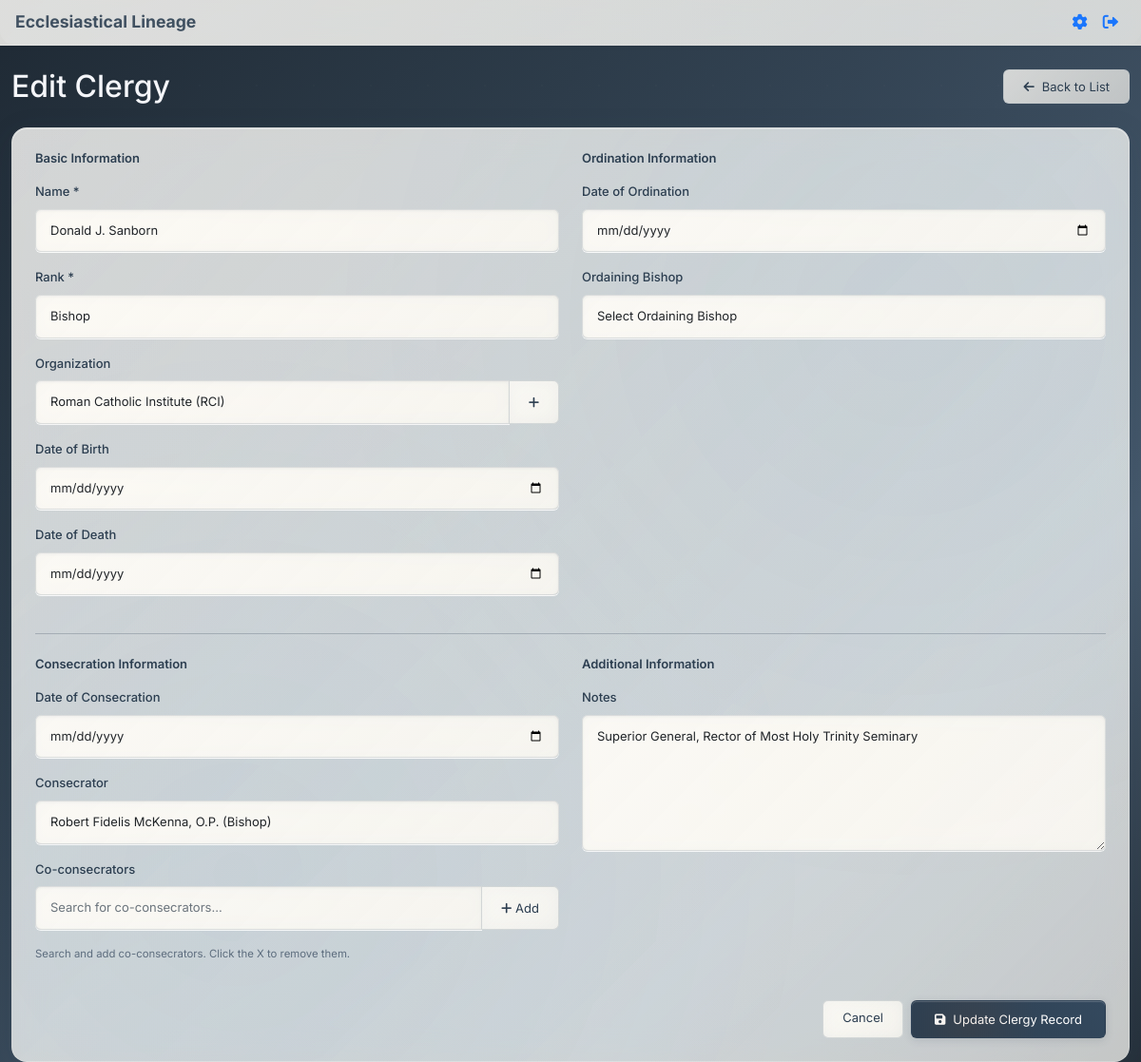
Page /clergy/1/edit (signed in) on the earlier database version.
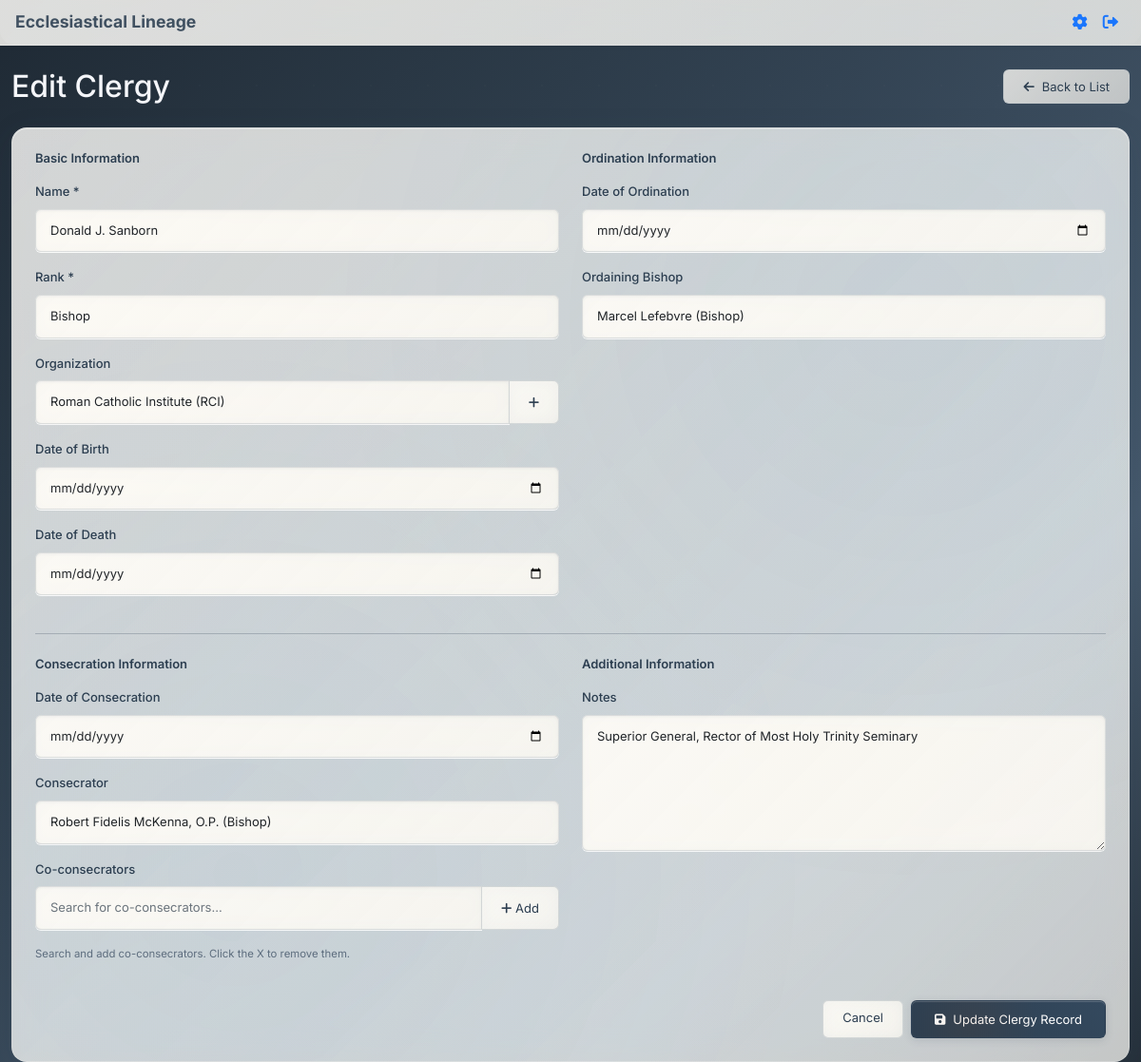
Same page on the later database version.
### app.py (models this page shows, shortened)
class Clergy(db.Model):
    id = db.Column(db.Integer, primary_key=True)
    name = db.Column(db.String(200), nullable=False)
    rank = db.Column(db.String(100), nullable=False)
    organization = db.Column(db.String(200))
    date_of_birth = db.Column(db.Date)
    date_of_ordination = db.Column(db.Date)
    ordaining_bishop_id = db.Column(db.Integer, db.ForeignKey('clergy.id'))
    date_of_consecration = db.Column(db.Date)
    consecrator_id = db.Column(db.Integer, db.ForeignKey('clergy.id'))
    co_consecrators = db.Column(db.Text)  # JSON array of clergy IDs
    date_of_death = db.Column(db.Date)
    notes = db.Column(db.Text)
    ordaining_bishop = db.relationship('Clergy', foreign_keys=[ordaining_bishop_id], remote_side=[id])
    consecrator = db.relationship('Clergy', foreign_keys=[consecrator_id], remote_side=[id])
    def get_co_consecrators(self):
        if self.co_consecrators:
            return json.loads(self.co_consecrators)
        return []

class Rank(db.Model):
    id = db.Column(db.Integer, primary_key=True)
    name = db.Column(db.String(100), unique=True, nullable=False)
    description = db.Column(db.Text)
    created_at = db.Column(db.DateTime, default=datetime.utcnow)

class Organization(db.Model):
    id = db.Column(db.Integer, primary_key=True)
    name = db.Column(db.String(200), unique=True, nullable=False)
    abbreviation = db.Column(db.String(20), unique=True)  # Short code for the organization
    description = db.Column(db.Text)
    created_at = db.Column(db.DateTime, default=datetime.utcnow)

### app.py (the view, shortened to what this page needs)
@app.route('/clergy/<int:clergy_id>/edit', methods=['GET', 'POST'])
def edit_clergy(clergy_id):
    if 'user_id' not in session:
        flash('Please log in to edit clergy records.', 'error')
        return redirect(url_for('login'))
    clergy = Clergy.query.get_or_404(clergy_id)
    all_clergy = Clergy.query.all()
    all_clergy_data = [
        {
            'id': clergy_member.id,
            'name': clergy_member.name,
            'rank': clergy_member.rank,
            'organization': clergy_member.organization
        }
        for clergy_member in all_clergy
    ]
    ranks = Rank.query.order_by(Rank.name).all()
    organizations = Organization.query.order_by(Organization.name).all()
    return render_template('add_clergy.html',
                         clergy=clergy,
                         all_clergy=all_clergy,
                         all_clergy_data=all_clergy_data,
                         ranks=ranks,
                         organizations=organizations,
                         edit_mode=True)

### templates/add_clergy.html (shortened to what the changed rows need)
{% extends "base.html" %}
{% block full_content %}
    <div class="container mt-4">
    <div class="d-flex justify-content-between align-items-center mb-4">
        <h1 class="h2 mb-0">{% if edit_mode %}Edit Clergy{% else %}Add New Clergy{% endif %}</h1>
    </div>
    <div class="card">
        <div class="card-body p-4">
            <form method="POST">
                <div class="row">
                    <div class="col-md-6">
                        <div class="mb-3">
                            <label for="name" class="form-label">Name *</label>
                            <input type="text" class="form-control" id="name" name="name"
                                   value="{{ clergy.name if edit_mode else '' }}" required>
                        </div>
                        <div class="mb-3">
                            <label for="rank" class="form-label">Rank *</label>
                            <select class="form-select" id="rank" name="rank" required>
                                {% for rank in ranks %}
                                    <option value="{{ rank.name }}" {% if edit_mode and clergy.rank == rank.name %}selected{% endif %}>
                                        {{ rank.name }}{% if rank.description %} - {{ rank.description }}{% endif %}
                                    </option>
                                {% endfor %}
                            </select>
                        </div>
                        <div class="mb-3">
                            <div class="input-group">
                                <select class="form-select" id="organization" name="organization">
                                    {% for organization in organizations %}
                                        <option value="{{ organization.name }}" {% if edit_mode and clergy.organization == organization.name %}selected{% endif %}>
                                            {{ organization.name }}{% if organization.abbreviation %} ({{ organization.abbreviation }}){% endif %}{% if organization.description %} - {{ organization.description }}{% endif %}
                                        </option>
                                    {% endfor %}
                                </select>
                                <button class="btn btn-outline-secondary" type="button" onclick="openAddOrganizationModal()">
                                    <i class="fas fa-plus"></i>
                                </button>
                            </div>
                        </div>
                    </div>
                    <div class="col-md-6">
                        <div class="mb-3">
                            <label for="ordaining_bishop_id" class="form-label">Ordaining Bishop</label>
                            <select class="form-select" id="ordaining_bishop_id" name="ordaining_bishop_id">
                                <option value="">Select Ordaining Bishop</option>
                                {% for clergy_member in all_clergy %}
                                    <option value="{{ clergy_member.id }}" {% if edit_mode and clergy.ordaining_bishop_id == clergy_member.id %}selected{% endif %}>{{ clergy_member.name }} ({{ clergy_member.rank }})</option>
                                {% endfor %}
                            </select>
                        </div>
                    </div>
                </div>
                <div class="row">
                    <div class="col-md-6">
                        <div class="mb-3">
                            <label for="consecrator_id" class="form-label">Consecrator</label>
                            <select class="form-select" id="consecrator_id" name="consecrator_id">
                                {% for clergy_member in all_clergy %}
                                    <option value="{{ clergy_member.id }}" {% if edit_mode and clergy.consecrator_id == clergy_member.id %}selected{% endif %}>{{ clergy_member.name }} ({{ clergy_member.rank }})</option>
                                {% endfor %}
                            </select>
                        </div>
                    </div>
                    <div class="col-md-6">
                        <div class="mb-3">
                            <label for="notes" class="form-label">Notes</label>
                            <textarea class="form-control" id="notes" name="notes" rows="6" placeholder="Additional notes about this clergy member...">{{ clergy.notes if edit_mode else '' }}</textarea>
                        </div>
                    </div>
                </div>
            </form>
        </div>
    </div>
{% endblock %}

Differences in the rows shown:
changed Clergy "Donald J. Sanborn": ordaining_bishop_id (not shown) → "Marcel Lefebvre (Bishop)"
Other differences:
form field ordaining_bishop_id: "Select Ordaining Bishop" → (not shown)
